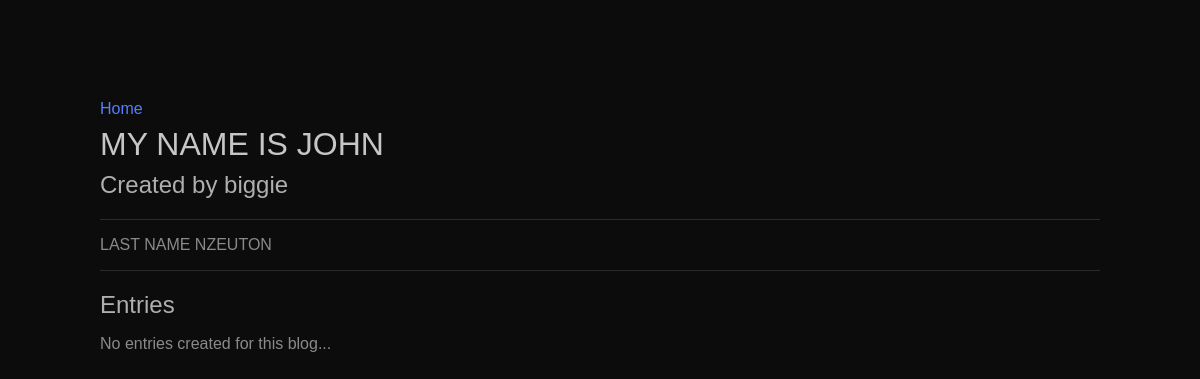
/blogs/7, run on an earlier commit of the app's database.
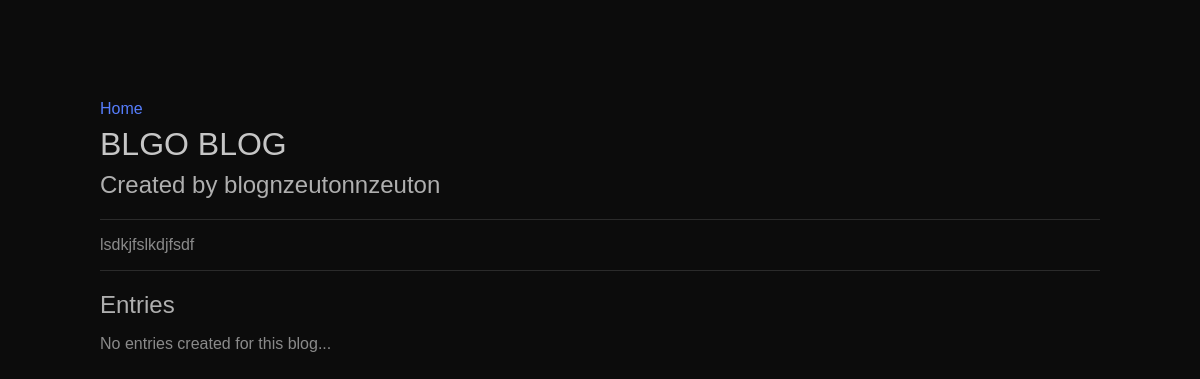
And on a later commit of the database.
### tables this page shows
CREATE TABLE blogs (
    id INTEGER PRIMARY KEY AUTOINCREMENT,
    title TEXT NOT NULL,
    description TEXT,
    category_id INTEGER,
    author_id INTEGER,
    FOREIGN KEY (category_id) REFERENCES categories(id) ON DELETE CASCADE,
    FOREIGN KEY (author_id) REFERENCES users(id) ON DELETE CASCADE
);

CREATE TABLE users (
    id INTEGER PRIMARY KEY AUTOINCREMENT,
    username TEXT NOT NULL UNIQUE COLLATE NOCASE,
    password TEXT NOT NULL,
    salt TEXT NOT NULL,
    email TEXT NOT NULL UNIQUE COLLATE NOCASE
);

### blog_routes.py (the view)
@app.route("/blogs/<int:blog_id>")
def blog_detail(blog_id):
    conn = sqlite3.connect(DB_FILE)
    c = conn.cursor()
    c.execute("SELECT title, description, author_id FROM blogs WHERE id = ?", (blog_id,))
    blog_content = c.fetchone()
    c.execute("SELECT username FROM users WHERE id = ?", (blog_content[2],))
    author_username = c.fetchone()
    c.execute("SELECT * FROM posts WHERE blog_id=?",(blog_id,))
    entries = c.fetchall()
    conn.close()
    is_owner = (sign_in_state(session) and author_username[0] == session['user'][1])
    if blog_content:
        title, description, author_id = blog_content
        return render_template("blogs/blog_post.html", is_owner = is_owner, title=title, description=description, author = author_username[0], blog_id=blog_id, entries = entries)
    else:
        return render_template("404.html"), 404

### auth.py (called while the page is built)
def sign_in_state(session):
    return 'user' in session.keys() and session['user'] is not None

### templates/blogs/blog_post.html (shortened to what this page needs)
<!DOCTYPE html>
<html lang="en">
<head>
    <link href="{{ url_for('static', filename='styles.css') }}" rel="stylesheet" type="text/css">
    <link href="https://use.typekit.net/gma7sba.css" rel="stylesheet">
</head>
<body>
    <header>
        <p><a href="/">Home</a></p>
        <h1>{{ title }}</h1>
        <h2>Created by {{ author }}</h2>
    </header>
<div class="divider"></div>
    <section class="blog-content">
        <div class="blog-description">
            <p>{{ description }}</p>
        </div>
        <div class="divider"></div>
        <div class = "blog-entries">
        <div class="entry-header">
            <h2>Entries</h2>
        </div>
            {% if entries %}
            <p>Each entry is an individual article or post within this blog.</p>
            {% for entry in entries %}
                <div class="blog-post">
                <h3><a href = "{{ url_for('view_entry', blog_id=blog_id, entry_id=entry[0])}}" >{{entry[1]}}</a></h3>
                <p>Created on {{entry[2]}}</p>
                </div>
            {% endfor %}
            {% else %}
                <p>No entries created for this blog...</p>
            {% endif %}
        </div>
    </section>
</body>
</html>

### static/styles.css (style rules this page uses)
body { margin: 100px; background-color: rgb(12, 12, 12); font-family: "aktiv-grotesk", sans-serif; }
* { font-family: "aktiv-grotesk", sans-serif; box-sizing: border-box; }
.entry-header { display: flex; justify-content: space-between; align-content: center; margin-bottom: -20px; flex-wrap: wrap; }
.divider { height: 1px; width: 100%; background-color: #2b2b2b; }
a { color: #567dfb; text-decoration: none; }
h1 { color: rgb(198, 198, 198); line-height: 10px; font-weight: 400; font-family: "aktiv-grotesk-extended", sans-serif; text-transform: uppercase; }
h2 { color: rgb(175, 175, 175); font-weight: 400; }
p { color: rgb(138, 138, 138); font-weight: 400; }

What changed in the data, as far as the page shows it:
removed users: username "biggie"
changed blogs: title "MY NAME IS JOHN" → "BLGO BLOG"; description "LAST NAME NZEUTON" → "lsdkjfslkdjfsdf"
now on this page (row edited): users: username "blognzeutonnzeuton"
